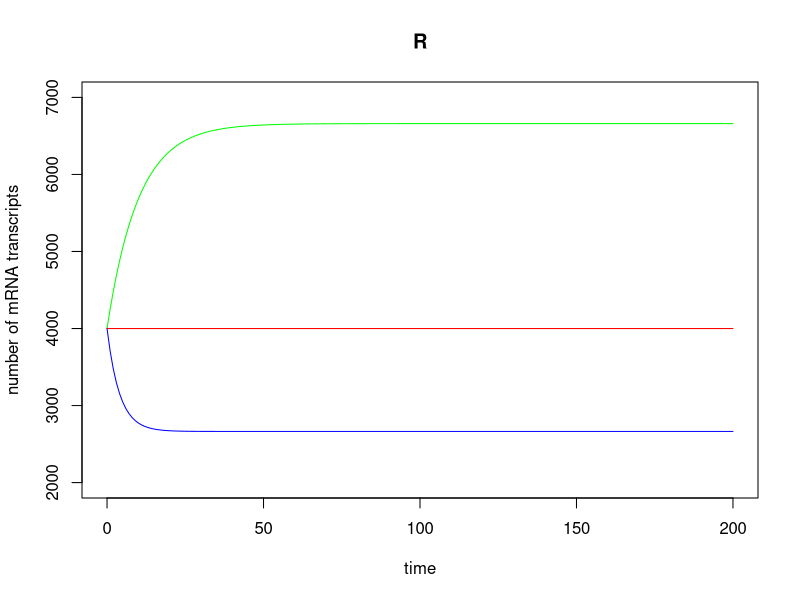

Write R code to recreate this figure.
## ---- chunk 1
knitr::opts_chunk$set(echo = TRUE)
## ---- chunk 2
library(deSolve)

parameters_inc <- c(
  r = 0.1,
  m = 666
)

parameters_dec <- c(
  r = 0.25,
  m = 666
)

parameters_std <- c(
  r = 0.1665,
  m = 666
)

state <- c(R = 4000)

mRNA <- function(t, state, parameters){
  with(as.list(c(state, parameters)),{
    dR <- -r * R + m
    return(list(c(dR)))
  }
  )
}

times <- seq(0, 200)

out_inc <- ode(y = state, times = times, func = mRNA, parms = parameters_inc)
out_dec <- ode(y = state, times = times, func = mRNA, parms = parameters_dec)
out_std <- ode(y = state, times = times, func = mRNA, parms = parameters_std)
plot(out_inc, col = "green", ylab = "number of mRNA transcripts", ylim = c(2000, 7000))
lines(out_dec, col = "blue")
lines(out_std, col = "red")
